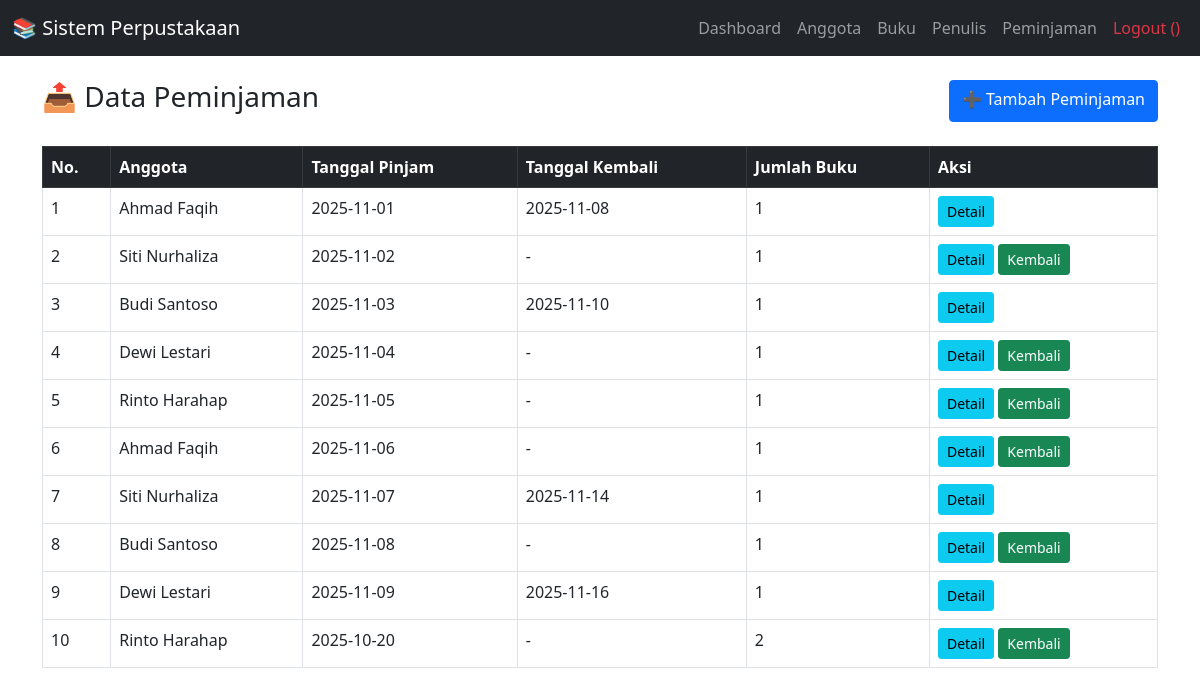
The app's page /view/pinjam/index.php (signed in) with its own data.
### tables this page shows
CREATE TABLE pinjam (
    id_pinjam INT AUTO_INCREMENT PRIMARY KEY,
    id_anggota INT NOT NULL,
    id_buku INT NOT NULL,
    tanggal_pinjam DATE NOT NULL,
    tanggal_kembali DATE,
    status ENUM('aktif', 'dikembalikan', 'hilang') DEFAULT 'aktif',
    denda INT DEFAULT 0,
    created_at TIMESTAMP DEFAULT CURRENT_TIMESTAMP,
    updated_at TIMESTAMP DEFAULT CURRENT_TIMESTAMP ON UPDATE CURRENT_TIMESTAMP,
    FOREIGN KEY (id_anggota) REFERENCES anggota(id_anggota) ON DELETE CASCADE,
    FOREIGN KEY (id_buku) REFERENCES buku(id_buku) ON DELETE CASCADE,
    INDEX idx_anggota (id_anggota),
    INDEX idx_buku (id_buku),
    INDEX idx_status (status)
);

CREATE TABLE anggota (
    id_anggota INT AUTO_INCREMENT PRIMARY KEY,
    nama VARCHAR(100) NOT NULL,
    email VARCHAR(100) UNIQUE,
    no_hp VARCHAR(15) UNIQUE,
    alamat TEXT,
    created_at TIMESTAMP DEFAULT CURRENT_TIMESTAMP,
    updated_at TIMESTAMP DEFAULT CURRENT_TIMESTAMP ON UPDATE CURRENT_TIMESTAMP
);

### controller/pinjam.php (called while the page is built, shortened)
<?php
require_once __DIR__ . '/../database/koneksi.php';
function tampilData() {
    global $conn;
    $sql = "
        SELECT
            p.id_pinjam,
            a.nama,
            p.tanggal_pinjam,
            p.tanggal_kembali,
            COALESCE(
                (SELECT SUM(pd.jumlah) FROM pinjam_detail pd WHERE pd.id_pinjam = p.id_pinjam),
                0
            ) AS jumlah_buku
        FROM pinjam p
        INNER JOIN anggota a ON a.id_anggota = p.id_anggota
        ORDER BY p.id_pinjam ASC
    ";
    return mysqli_query($conn, $sql);
}

### view/pinjam/index.php (the view, shortened to what this page needs)
<?php
require_once __DIR__ . '/../../layout/header.php';
require_once __DIR__ . '/../../layout/navigasi.php';
require_once __DIR__ . '/../../controller/pinjam.php';
$result = tampilData();
?>
<div class="container py-4">
    <div class="d-flex justify-content-between mb-4">
        <h3>📤 Data Peminjaman</h3>
        <a class="btn btn-primary" href="tambah.php">➕ Tambah Peminjaman</a>
    </div>
    <div class="table-responsive">
        <table class="table table-bordered">
            <thead class="table-dark">
                <tr>
                    <th>No.</th>
                    <th>Anggota</th>
                    <th>Tanggal Pinjam</th>
                    <th>Tanggal Kembali</th>
                    <th>Jumlah Buku</th>
                    <th>Aksi</th>
                </tr>
            </thead>
            <tbody>
                <?php if ($result && mysqli_num_rows($result) > 0): $no = 1; while($row = mysqli_fetch_assoc($result)): ?>
                <tr>
                    <td><?= $no++; ?></td>
                    <td><?= htmlspecialchars($row['nama']); ?></td>
                    <td><?= htmlspecialchars($row['tanggal_pinjam']); ?></td>
                    <td><?= htmlspecialchars($row['tanggal_kembali'] ?? '-'); ?></td>
                    <td><?= htmlspecialchars($row['jumlah_buku'] ?? 0); ?></td>
                    <td>
                        <a class="btn btn-sm btn-info" href="detail.php?id=<?= $row['id_pinjam']; ?>">Detail</a>
                        <?php if (empty($row['tanggal_kembali'])): ?>
                        <a class="btn btn-sm btn-success" href="kembali.php?id=<?= $row['id_pinjam']; ?>" onclick="return confirm('Tandai dikembalikan?')">Kembali</a>
                        <?php endif; ?>
                    </td>
                </tr>
                <?php endwhile; else: ?>
                <tr><td colspan="6" class="text-center text-muted"><em>Tidak ada data peminjaman</em></td></tr>
                <?php endif; ?>
            </tbody>
        </table>
    </div>
</div>
<?php require_once __DIR__ . '/../../layout/footer.php'; ?>

### records on screen
pinjam: id_anggota.nama "Ahmad Faqih", tanggal_pinjam "2025-11-01", tanggal_kembali "2025-11-08", jumlah_buku "1"
pinjam: id_anggota.nama "Siti Nurhaliza", tanggal_pinjam "2025-11-02", tanggal_kembali "-", jumlah_buku "1"
pinjam: id_anggota.nama "Budi Santoso", tanggal_pinjam "2025-11-03", tanggal_kembali "2025-11-10", jumlah_buku "1"
pinjam: id_anggota.nama "Dewi Lestari", tanggal_pinjam "2025-11-04", tanggal_kembali "-", jumlah_buku "1"
pinjam: id_anggota.nama "Rinto Harahap", tanggal_pinjam "2025-11-05", tanggal_kembali "-", jumlah_buku "1"
pinjam: id_anggota.nama "Ahmad Faqih", tanggal_pinjam "2025-11-06", tanggal_kembali "-", jumlah_buku "1"
pinjam: id_anggota.nama "Siti Nurhaliza", tanggal_pinjam "2025-11-07", tanggal_kembali "2025-11-14", jumlah_buku "1"
pinjam: id_anggota.nama "Budi Santoso", tanggal_pinjam "2025-11-08", tanggal_kembali "-", jumlah_buku "1"
pinjam: id_anggota.nama "Dewi Lestari", tanggal_pinjam "2025-11-09", tanggal_kembali "2025-11-16", jumlah_buku "1"
pinjam: id_anggota.nama "Rinto Harahap", tanggal_pinjam "2025-10-20", tanggal_kembali "-", jumlah_buku "2"
